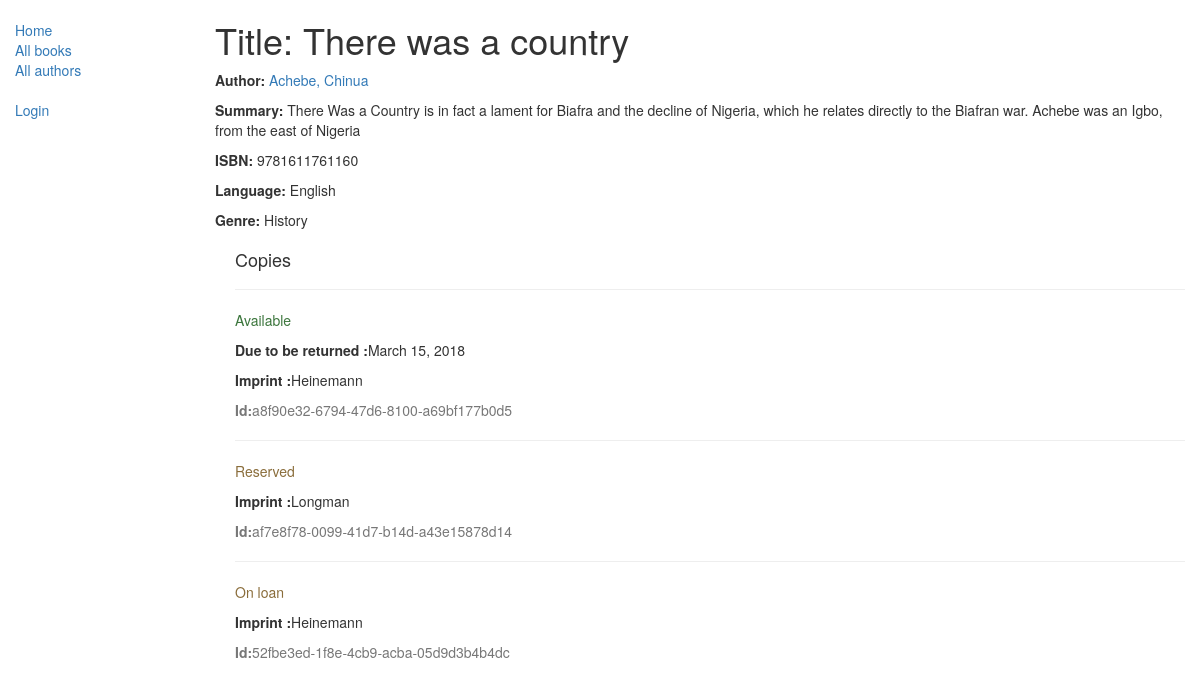
The app's page /catalog/books/2 with its own data.
### catalog/models.py (models this page shows, shortened)
class Book(models.Model):
    title = models.CharField(max_length=200)
    author = models.ForeignKey('Author', on_delete=models.SET_NULL, null=True)
    summary = models.TextField(max_length=1000, help_text='Enter a brief description of the book')
    isbn = models.CharField('ISBN',max_length=13, help_text='13 Character <a href="https://www.isbn-international.org/content/what-isbn">ISBN number</a>')
    genre = models.ManyToManyField(Genre, help_text='Select a genre for this book')
    language = models.ForeignKey('Language', on_delete=models.SET_NULL, null=True)
    def display_genre(self):
        """
        Creates a string for the Genre. This is required to display genre in Admin.
        """
        return ', '.join([ genre.name for genre in self.genre.all()[:3] ])
    display_genre.short_description = 'Genre'

class Author(models.Model):
    first_name = models.CharField(max_length=100)
    last_name = models.CharField(max_length=100)
    date_of_birth = models.DateField(null=True, blank=True)
    date_of_death = models.DateField('died', null=True, blank=True)
    class Meta:
        ordering = ["last_name","first_name"]
    def __str__(self):
        return '{0}, {1}'.format(self.last_name,self.first_name)

class Language(models.Model):
    name = models.CharField(max_length=200, help_text="Enter a the book's natural language (e.g. English, French, Japanese etc.)")
    def __str__(self):
        return self.name

class Genre(models.Model):
    name = models.CharField(max_length=200, help_text="Enter a book genre (e.g. Science Fiction, French Poetry etc.)")
    def __str__(self):
        return self.name

class BookInstance(models.Model):
    id = models.UUIDField(primary_key=True, default=uuid.uuid4, help_text="Unique ID for this particular book across whole library")
    book = models.ForeignKey('Book', on_delete=models.SET_NULL, null=True)
    imprint = models.CharField(max_length=200)
    due_back = models.DateField(null=True, blank=True)
    borrower = models.ForeignKey(User, on_delete=models.SET_NULL, null=True, blank=True)
    LOAN_STATUS = (
        ('m', 'Maintenance'),
        ('o', 'On loan'),
        ('a', 'Available'),
        ('r', 'Reserved'),
    )
    status = models.CharField(max_length=1, choices=LOAN_STATUS, blank=True, default='m', help_text='Book availability')
    class Meta:
        ordering = ["due_back"]
        permissions = (("can_mark_returned", "Set book as returned"),)

### catalog/views.py (the view)
# urls.py: path('books/<int:pk>', views.book_detail_view, name = 'book-detail'),
def book_detail_view(request , pk):
    book_id = Book.objects.get(pk = pk)
    return render(
        request,
        'catalog/book_detail.html',
        context ={'book': book_id}
    )

### catalog/templates/catalog/book_detail.html
{% extends "catalog/base_generic.html" %}
{% block content %}
    <h1>Title: {{book.title}}</h1>
    <p><strong>Author: </strong><a href = "{%url 'author-detail' book.author.id %}"> {{book.author}}</a></p>
    <p><strong>Summary: </strong> {{book.summary}}</p>
    <p><strong>ISBN: </strong>{{book.isbn}}</p>
    <p><strong>Language: </strong>{{book.language}}</p>
    <p><strong>Genre: </strong>{% for genre in book.genre.all %} {{genre}}{% if not forloop.last %}, {%endif %} {% endfor %}</p>
    <div  style ="margin-left: 20px; margin-top:20px;" >
        <h4>Copies</h4>
        {% for copy in book.bookinstance_set.all %}
            <hr>
            <p class = "{% if copy.status == 'a' %}text-success{% elif copy.status == 'm' %}text-danger{% else %}text-warning{% endif %}">{{ copy.get_status_display }}</p>
            {% if copy.status == 'a' %}
                <p><strong>Due to be returned :</strong>{{copy.due_back}}</p>
            {% endif %}
            <p><strong>Imprint :</strong>{{copy.imprint}}</p>
            <p class = "text-muted"><strong>Id:</strong>{{copy.id}}</p>
        {% endfor %}
    </div>
{% endblock %}

### records on screen
Book: title "There was a country", author "Achebe, Chinua", summary "There Was a Country is in fact a lament for Biafra and the decline of Nigeria, which he relates directly to the Biafran war. Achebe was an Igbo, from the east of Nigeria", isbn "9781611761160", language "English"
Genre: name "History"
BookInstance: status "Available", due_back "March 15, 2018", imprint "Heinemann", id "a8f90e32-6794-47d6-8100-a69bf177b0d5"
BookInstance: status "Reserved", imprint "Longman", id "af7e8f78-0099-41d7-b14d-a43e15878d14"
BookInstance: status "On loan", imprint "Heinemann", id "52fbe3ed-1f8e-4cb9-acba-05d9d3b4b4dc"
